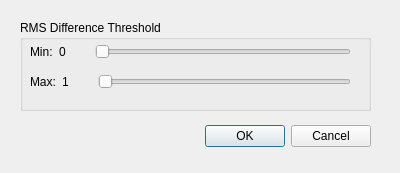
<?xml version="1.0" encoding="UTF-8"?>
<ui version="4.0">
 <class>RmsDialog</class>
 <widget class="QDialog" name="RmsDialog">
  <property name="geometry">
   <rect>
    <x>0</x>
    <y>0</y>
    <width>400</width>
    <height>173</height>
   </rect>
  </property>
  <property name="windowTitle">
   <string>Dialog</string>
  </property>
  <widget class="QWidget" name="layoutWidget">
   <property name="geometry">
    <rect>
     <x>20</x>
     <y>120</y>
     <width>351</width>
     <height>33</height>
    </rect>
   </property>
   <layout class="QHBoxLayout" name="temp1">
    <property name="spacing">
     <number>6</number>
    </property>
    <property name="margin">
     <number>0</number>
    </property>
    <item>
     <spacer name="temp2">
      <property name="orientation">
       <enum>Qt::Horizontal</enum>
      </property>
      <property name="sizeHint" stdset="0">
       <size>
        <width>131</width>
        <height>31</height>
       </size>
      </property>
     </spacer>
    </item>
    <item>
     <widget class="QPushButton" name="okButton">
      <property name="text">
       <string>OK</string>
      </property>
     </widget>
    </item>
    <item>
     <widget class="QPushButton" name="cancelButton">
      <property name="text">
       <string>Cancel</string>
      </property>
     </widget>
    </item>
   </layout>
  </widget>
  <widget class="QGroupBox" name="groupBox">
   <property name="geometry">
    <rect>
     <x>20</x>
     <y>20</y>
     <width>351</width>
     <height>91</height>
    </rect>
   </property>
   <property name="title">
    <string>RMS Difference Threshold</string>
   </property>
   <widget class="QWidget" name="layoutWidget">
    <property name="geometry">
     <rect>
      <x>10</x>
      <y>20</y>
      <width>321</width>
      <height>24</height>
     </rect>
    </property>
    <layout class="QGridLayout" name="gridLayout">
     <item row="0" column="0">
      <layout class="QHBoxLayout" name="horizontalLayout">
       <item>
        <widget class="QLabel" name="label">
         <property name="text">
          <string>Min:</string>
         </property>
        </widget>
       </item>
       <item>
        <widget class="QLabel" name="min_value_label">
         <property name="sizePolicy">
          <sizepolicy hsizetype="Fixed" vsizetype="Preferred">
           <horstretch>30</horstretch>
           <verstretch>0</verstretch>
          </sizepolicy>
         </property>
         <property name="minimumSize">
          <size>
           <width>30</width>
           <height>0</height>
          </size>
         </property>
         <property name="text">
          <string>0</string>
         </property>
        </widget>
       </item>
      </layout>
     </item>
     <item row="0" column="1">
      <widget class="QSlider" name="min_value_slider">
       <property name="mouseTracking">
        <bool>true</bool>
       </property>
       <property name="orientation">
        <enum>Qt::Horizontal</enum>
       </property>
      </widget>
     </item>
    </layout>
   </widget>
   <widget class="QWidget" name="layoutWidget">
    <property name="geometry">
     <rect>
      <x>10</x>
      <y>50</y>
      <width>321</width>
      <height>24</height>
     </rect>
    </property>
    <layout class="QHBoxLayout" name="horizontalLayout_3">
     <item>
      <layout class="QHBoxLayout" name="horizontalLayout_2">
       <item>
        <widget class="QLabel" name="label_2">
         <property name="text">
          <string>Max:</string>
         </property>
        </widget>
       </item>
       <item>
        <widget class="QLabel" name="max_value_label">
         <property name="sizePolicy">
          <sizepolicy hsizetype="Fixed" vsizetype="Preferred">
           <horstretch>0</horstretch>
           <verstretch>0</verstretch>
          </sizepolicy>
         </property>
         <property name="minimumSize">
          <size>
           <width>30</width>
           <height>0</height>
          </size>
         </property>
         <property name="text">
          <string>1</string>
         </property>
        </widget>
       </item>
      </layout>
     </item>
     <item>
      <widget class="QSlider" name="max_value_slider">
       <property name="mouseTracking">
        <bool>true</bool>
       </property>
       <property name="orientation">
        <enum>Qt::Horizontal</enum>
       </property>
      </widget>
     </item>
    </layout>
   </widget>
  </widget>
 </widget>
 <resources/>
 <connections>
  <connection>
   <sender>okButton</sender>
   <signal>clicked()</signal>
   <receiver>RmsDialog</receiver>
   <slot>accept()</slot>
   <hints>
    <hint type="sourcelabel">
     <x>278</x>
     <y>253</y>
    </hint>
    <hint type="destinationlabel">
     <x>96</x>
     <y>254</y>
    </hint>
   </hints>
  </connection>
  <connection>
   <sender>cancelButton</sender>
   <signal>clicked()</signal>
   <receiver>RmsDialog</receiver>
   <slot>reject()</slot>
   <hints>
    <hint type="sourcelabel">
     <x>369</x>
     <y>253</y>
    </hint>
    <hint type="destinationlabel">
     <x>179</x>
     <y>282</y>
    </hint>
   </hints>
  </connection>
 </connections>
</ui>
